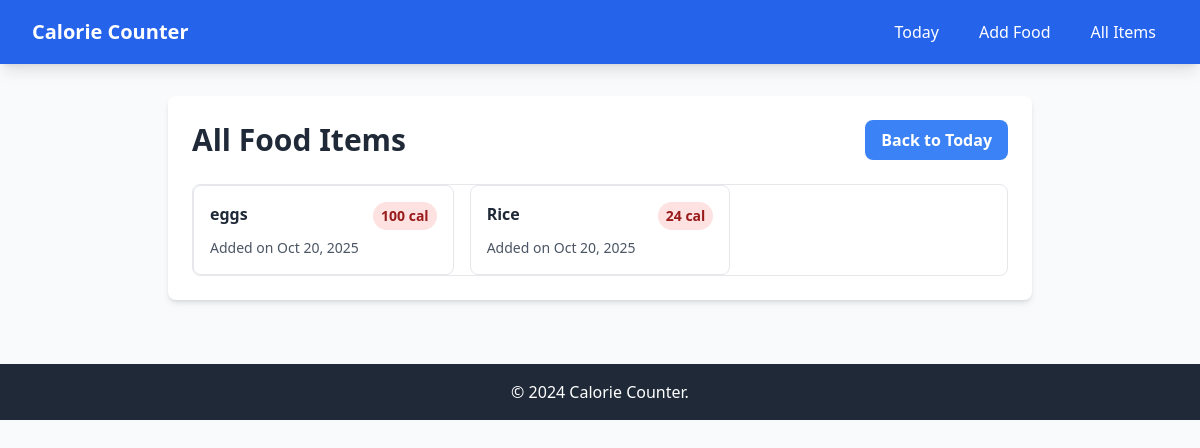
Before: /all/ with the older database file.
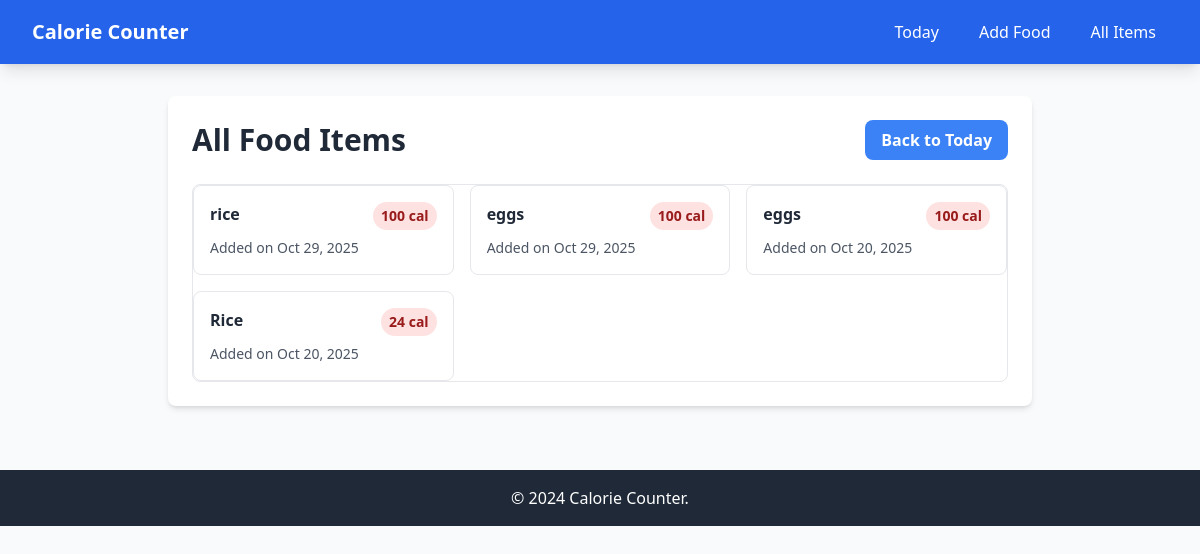
After: the same page with the newer database file.
### caloriecounter_app/models.py (models this page shows, shortened)
class FoodItem(models.Model):
    name = models.CharField(max_length=200, help_text="Name of food item")
    calories= models.PositiveIntegerField(help_text="Calorie count")
    created_at = models.DateTimeField(default=timezone.now)
    class Meta:
        ordering = ['-created_at']

### caloriecounter_app/views.py (the view)
# urls.py: path('all/', views.food_list, name='food_list'),
def food_list(request):
    all_foods = FoodItem.objects.all()
    return render(request, 'food_list.html', {'food_items': all_foods})

### caloriecounter_app/templates/food_list.html (shortened to what this page needs)
{% extends 'base.html' %}
{% block content %}
<div class="bg-white rounded-lg shadow-md p-6">
    <div class="flex justify-between items-center mb-6">
        <h1 class="text-3xl font-bold text-gray-800">All Food Items</h1>
        <a href="{% url 'index' %}" class="bg-blue-500 hover:bg-blue-600 text-white font-semibold py-2 px-4 rounded-lg transition duration-200">
            Back to Today
        </a>
    </div>
    {% if food_items %}
    <div class="bg-white border border-gray-200 rounded-lg">
        <div class="grid grid-cols-1 md:grid-cols-2 lg:grid-cols-3 gap-4">
            {% for food in food_items %}
            <div class="border border-gray-200 rounded-lg p-4 hover:shadow-md transition duration-200">
                <div class="flex justify-between items-start mb-2">
                    <h3 class="font-semibold text-gray-800">{{ food.name }}</h3>
                    <span class="bg-red-100 text-red-800 px-2 py-1 rounded-full text-sm font-semibold">
                        {{ food.calories }} cal
                    </span>
                </div>
                <p class="text-gray-600 text-sm">Added on {{ food.created_at|date:"M j, Y" }}</p>
            </div>
            {% endfor %}
        </div>
    </div>
    {% endif %}
</div>
{% endblock %}

Changed rows visible on the page:
added FoodItem: name "rice", calories "100", created_at "Oct 29, 2025"
added FoodItem: name "eggs", calories "100", created_at "Oct 29, 2025"
